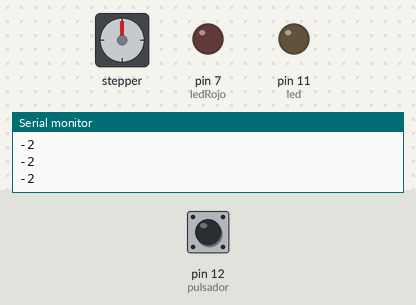
A sketch run on a simulated Arduino Uno, built with avr-gcc and run on an emulated ATmega328P. Parts: stepper motor, output pins drawn as LEDs (lit = HIGH), the last lines printed to the serial monitor. The inputs (shaded band) are chosen by the test bench; at power-on: pin 12 (pulsador) HIGH. Stepper angles assume 200 steps per turn.

Above: at 1.2 s.
1.3 s: pin 12 (pulsador) pulled LOW for 0.15 s
At 2.0 s:
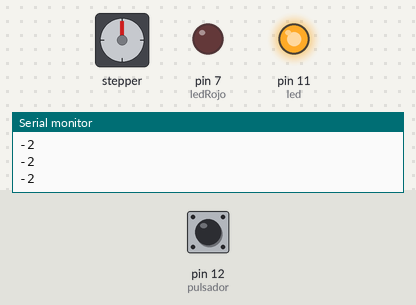
4.4 s: pin 12 (pulsador) pulled LOW for 3.2 s
At 6.5 s:
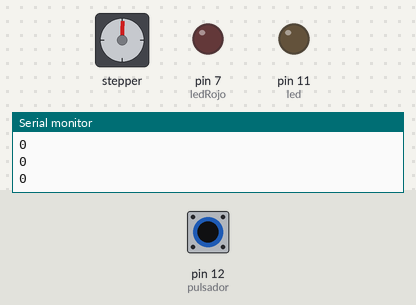
9.1 s: pin 12 (pulsador) pulled LOW for 1 s
At 28.4 s:
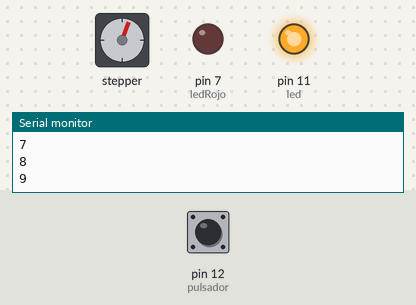
Timing chart, 0 to 30.7 s (numbered marks = the images above; inputs shaded):
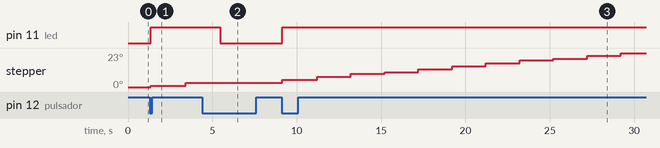

The sketch:

codigo.ino
```cpp
#include <AccelStepper.h>
#define motorInterfaceType 1
//Grupo 16

const int dirPin = 10;
const int stepPin = 13;
const int pulsador=12;
const int led=11;
const int ledRojo=7;

int estadoSistema = LOW;
int buttonState;
int lastButtonState = LOW;
int reading;
int contador=-2;

unsigned long lastDebounceTime = 0;
unsigned long debounceDelay = 50;    // tiempo para el antirebote

AccelStepper myStepper(motorInterfaceType, stepPin, dirPin);


void setup() {
   //Se define los pines de entrada y salida
   pinMode(pulsador, INPUT_PULLUP);
   pinMode(led, OUTPUT);
   pinMode(ledRojo, OUTPUT);
   digitalWrite(led, estadoSistema);

  Serial.begin(9600);
	myStepper.setMaxSpeed(1000);
	myStepper.setAcceleration(50);
	myStepper.setSpeed(200);
	myStepper.moveTo(200);

}

void loop() {
   bool estadoPulsador = debounceReadButton();
   if (estadoPulsador) { //funciones cuando el sistema este encendido
      digitalWrite(led, estadoSistema);
      myStepper.run();
      contador++;
      delay(2000);//en este delay se añade o quita tiempo para que el motor gire más despacio o más rapido

      if (myStepper.distanceToGo() == 0) {
        digitalWrite(led, LOW);
        digitalWrite(ledRojo, HIGH);
        delay(100);
        digitalWrite(ledRojo, LOW);
        contador=0;

      }
   }
    else{//funciones cuando el sistema se encuentre apagado
      digitalWrite(led, estadoSistema);
      digitalWrite(ledRojo, LOW);

    }
    Serial.println(contador);

   lastButtonState = reading;
  }


int debounceReadButton(){
  reading = digitalRead(pulsador);
  if (reading != lastButtonState) {
    lastDebounceTime = millis();
  }
// Solo si el pulsador a estado más tiempo que el de anti-rebote programado, cambiaremos el valor de la variable buttonState
  if ((millis() - lastDebounceTime) > debounceDelay) {

    if (reading != buttonState) {
      buttonState = reading;

      if (buttonState == LOW) {
        estadoSistema = !estadoSistema;
      }

  }
  return estadoSistema;

}
}
```

Measured:
- after the input at 1.3 s, pin 11 (led): LOW → HIGH after 0.06 s; stepper: goes 1° 2.1 s, then 3°, starting after 0.06 s
- after the input at 4.4 s, pin 11 (led): HIGH → LOW after 1.1 s; stepper: stops changing and stays 3°
